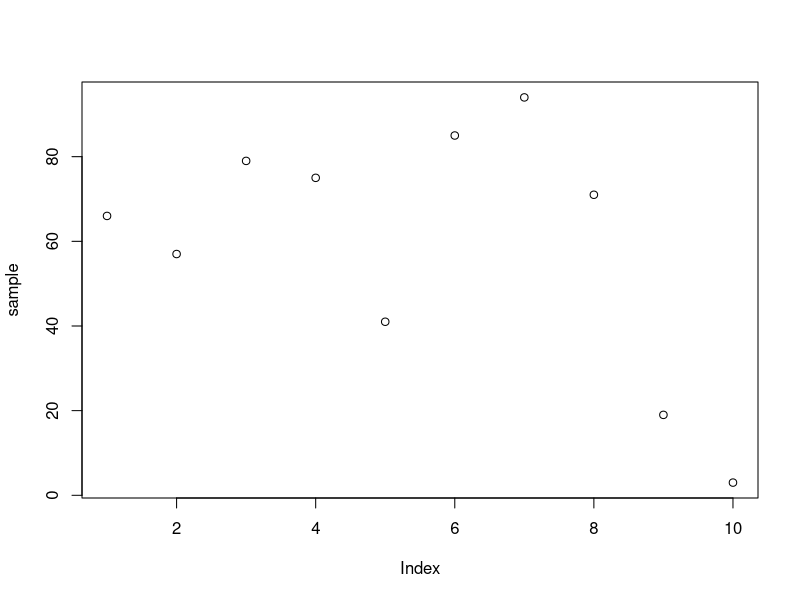
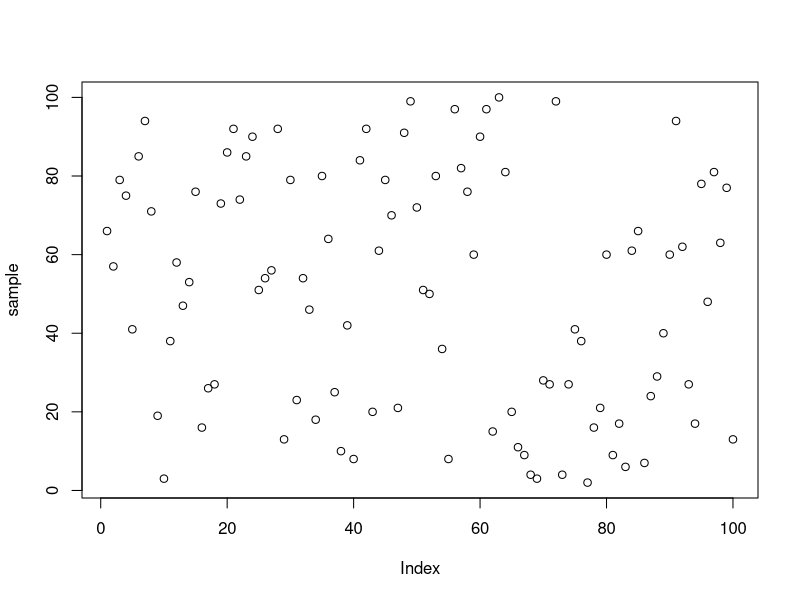
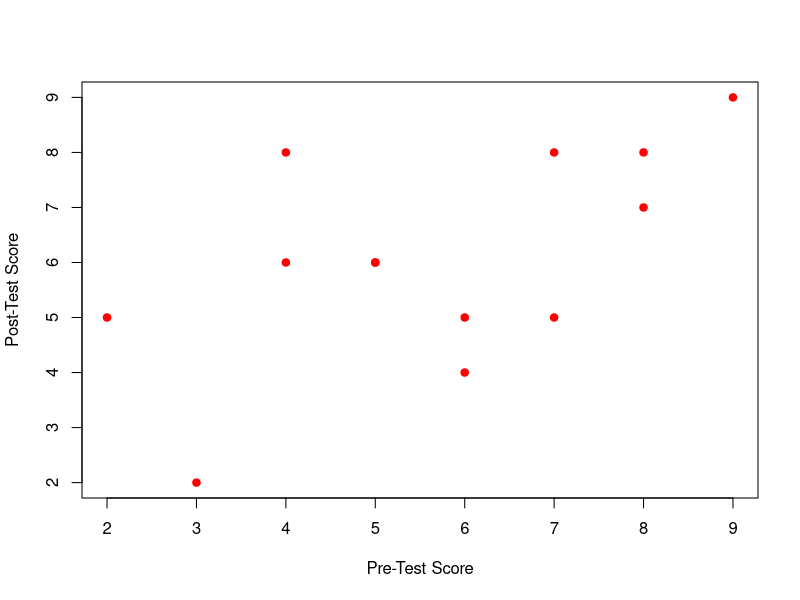

Generate these figures, in order, with R:
## ---- chunk 1
knitr::opts_chunk$set(echo = TRUE)
## ---- chunk 2
# Create a dataframe of participants and their age

ages = data.frame(Participants = c(1, 2, 3, 4, 5, 6, 7, 8, 9, 10, 11, 12, 13, 14, 15),
                  Participant_Age = c(28, 23, 28, 30, 24, 30, 20, 25, 29, 24, 24, 24, 20, 28, 29))

ages
## ---- chunk 3
# Create a function to find the mode of a set of data
getMode = function(v) {
  uniq = unique(v)
  uniq[which.max(tabulate(match(v, uniq)))]
}
## ---- chunk 4
# Find the mean of ages in the sample
mean = mean(ages$Participant_Age)
sprintf("The mean age in this sample is: %s", mean)

# Find the median of ages in the sample
median = median(ages$Participant_Age)
sprintf("The median age in this sample is: %s", median)

# Find the mode of ages in the sample
mode = getMode(ages$Participant_Age)
sprintf("The mode age in this sample is: %s", mode)
## ---- chunk 5
# Create a sample following the parameters
# Set a seed for reproducible results
set.seed(5) 
sample = sample(1:100, 10, replace=TRUE)
sample
## ---- chunk 6
# Find the mean of the sample
mean = mean(sample)
sprintf("The mean in this sample is: %s", mean)

# Find the median of the sample
median = median(sample)
sprintf("The median in this sample is: %s", median)
## ---- chunk 7
# Compute the standard deviation of the sample
sd = sd(sample)
sprintf("The standard deviation of this sample is: %s", sd)
## ---- chunk 8
# Create a scatter plot of the sample values
plot(sample)
## ---- chunk 9
# Create a sample following the parameters
# Set a seed for reproducible results
set.seed(5) 
sample = sample(1:100, 100, replace=TRUE)
sample
## ---- chunk 10
# Find the mean of the sample
mean = mean(sample)
sprintf("The mean in this sample is: %s", mean)

# Find the median of the sample
median = median(sample)
sprintf("The median in this sample is: %s", median)

# Compute the standard deviation of the sample
sd = sd(sample)
sprintf("The standard deviation of this sample is: %s", sd)
## ---- chunk 11
# Create a scatter plot of the sample values
plot(sample)
## ---- chunk 12
# Create a dataframe of Candy_Absent group

candy_absent = data.frame(Participant = c(1, 2, 3, 4, 5, 6, 7, 8, 9, 10, 11, 12, 13, 14, 15),
                  Reaction_Time = c(501, 536, 659, 317, 530, 523, 381, 573, 535, 509, 604, 704, 370, 440, 404))

candy_absent
## ---- chunk 13
# Create a dataframe of Candy_Present group

candy_present = data.frame(Participant = c(16, 17, 18, 19, 20, 21, 22, 23, 24, 25, 26, 27, 28, 29, 30),
                  Reaction_Time = c(690, 691, 510, 586, 675, 470,  533, 693, 440, 614, 475, 374, 500, 478, 664))

candy_present
## ---- chunk 14
# Find the mean of reaction times in the Candy Absent group
mean = mean(candy_absent$Reaction_Time)
sprintf("The mean reaction time in the Candy-Absent group is: %s", mean)

# Find the median of reaction time in the Candy Absent group
median = median(candy_absent$Reaction_Time)
sprintf("The median reaction time in the Candy-Absent group: %s", median)

# Find the mean of reaction times in the Candy Present group
mean = mean(candy_present$Reaction_Time)
sprintf("The mean reaction time in the Candy-Present group is: %s", mean)

# Find the median of reaction time in the Candy Present group
median = median(candy_present$Reaction_Time)
sprintf("The median reaction time in the Candy-Present group: %s", median)
## ---- chunk 15
# Find the index of the max reaction time in the Candy Absent group
max_time = which.max(candy_absent$Reaction_Time)

# Create a copy of the candy_absent data frame and change the value of the highest score 
candy_absent_copy = cbind(candy_absent)
candy_absent_copy = replace(candy_absent_copy$Reaction_Time, candy_absent_copy$Participant == max_time, (candy_absent_copy$Reaction_Time[candy_absent_copy$Participant == max_time]*10))

# Find the mean of reaction times in the altered Candy Absent group
mean = mean(candy_absent_copy)
sprintf("The mean reaction time in the altered Candy-Absent group is: %s", mean)

# Find the median of reaction time in the altered Candy Absent group
median = median(candy_absent_copy)
sprintf("The median reaction time in the altered Candy-Absent group: %s", median)
## ---- chunk 16
# Find the index of the max reaction time in the Candy Present group
max_time = which.max(candy_present$Reaction_Time)
max_time = candy_present$Participant[[max_time]]

# Create a copy of the candy_present data frame and change the value of the highest score 
candy_present_copy = cbind(candy_present)
candy_present_copy = replace(candy_present_copy$Reaction_Time, candy_present_copy$Participant == max_time, (candy_present_copy$Reaction_Time[candy_present_copy$Participant == max_time]*0.1))

# Find the mean of reaction times in the altered Candy Present group
mean = mean(candy_present_copy)
sprintf("The mean reaction time in the altered Candy-Present group is: %s", mean)

# Find the median of reaction time in the altered Candy Present group
median = median(candy_present_copy)
sprintf("The median reaction time in the altered Candy-Present group: %s", median)
## ---- chunk 17
# Create a dataframe of scores

scores = data.frame(Participant = c(1, 2, 3, 4, 5, 6, 7, 8, 9, 10, 11, 12, 13),
                  Pre_Test = c(4, 5, 6, 7, 4, 7, 5, 9, 6, 8, 2, 8, 3),
                  Post_Test = c(6, 6, 5, 8, 8, 5, 6, 9, 4, 8, 5, 7, 2))

scores
## ---- chunk 18
# Plot Pre-Test & Post-Test 
plot(scores$Pre_Test, scores$Post_Test, pch=19, col="red", xlab = "Pre-Test Score", ylab = "Post-Test Score")
## ---- chunk 19
# Find the correlation between participants’ pre- and post-test scores
corr = cor(scores$Pre_Test, scores$Post_Test)
sprintf("The correlation between participants' pre- and post-test scores is: %s", corr)
